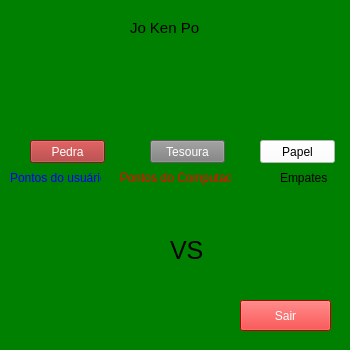
<?xml version="1.0" encoding="UTF-8"?>
<ui version="4.0">
 <class>Form</class>
 <widget class="QWidget" name="Form">
  <property name="geometry">
   <rect>
    <x>0</x>
    <y>0</y>
    <width>350</width>
    <height>350</height>
   </rect>
  </property>
  <property name="minimumSize">
   <size>
    <width>350</width>
    <height>350</height>
   </size>
  </property>
  <property name="maximumSize">
   <size>
    <width>350</width>
    <height>350</height>
   </size>
  </property>
  <property name="windowTitle">
   <string>Form</string>
  </property>
  <property name="styleSheet">
   <string notr="true">background-color: green;</string>
  </property>
  <widget class="QLabel" name="label">
   <property name="geometry">
    <rect>
     <x>130</x>
     <y>20</y>
     <width>71</width>
     <height>16</height>
    </rect>
   </property>
   <property name="styleSheet">
    <string notr="true">font-size: 15px;
background-color: transparent;</string>
   </property>
   <property name="text">
    <string>Jo Ken Po</string>
   </property>
  </widget>
  <widget class="QPushButton" name="pedra">
   <property name="geometry">
    <rect>
     <x>30</x>
     <y>140</y>
     <width>75</width>
     <height>23</height>
    </rect>
   </property>
   <property name="styleSheet">
    <string notr="true">Background-color: brown;
color: white;</string>
   </property>
   <property name="text">
    <string>Pedra</string>
   </property>
  </widget>
  <widget class="QPushButton" name="tesoura">
   <property name="geometry">
    <rect>
     <x>150</x>
     <y>140</y>
     <width>75</width>
     <height>23</height>
    </rect>
   </property>
   <property name="styleSheet">
    <string notr="true">Background-color: gray;
color: white;</string>
   </property>
   <property name="text">
    <string>Tesoura</string>
   </property>
  </widget>
  <widget class="QPushButton" name="papel">
   <property name="geometry">
    <rect>
     <x>260</x>
     <y>140</y>
     <width>75</width>
     <height>23</height>
    </rect>
   </property>
   <property name="styleSheet">
    <string notr="true">Background-color: white;</string>
   </property>
   <property name="text">
    <string>Papel</string>
   </property>
  </widget>
  <widget class="QLabel" name="pc">
   <property name="geometry">
    <rect>
     <x>230</x>
     <y>240</y>
     <width>111</width>
     <height>31</height>
    </rect>
   </property>
   <property name="styleSheet">
    <string notr="true">font-size:15px;
background-color: transparent;
</string>
   </property>
   <property name="text">
    <string/>
   </property>
  </widget>
  <widget class="QLabel" name="label_4">
   <property name="geometry">
    <rect>
     <x>40</x>
     <y>50</y>
     <width>71</width>
     <height>71</height>
    </rect>
   </property>
   <property name="styleSheet">
    <string notr="true">background-color: transparent;</string>
   </property>
   <property name="text">
    <string/>
   </property>
   <property name="pixmap">
    <pixmap>../img/pedra.png</pixmap>
   </property>
   <property name="scaledContents">
    <bool>true</bool>
   </property>
  </widget>
  <widget class="QLabel" name="user">
   <property name="geometry">
    <rect>
     <x>50</x>
     <y>240</y>
     <width>101</width>
     <height>31</height>
    </rect>
   </property>
   <property name="styleSheet">
    <string notr="true">font-size:15px;
background-color: transparent;
</string>
   </property>
   <property name="text">
    <string/>
   </property>
  </widget>
  <widget class="QLabel" name="winner">
   <property name="geometry">
    <rect>
     <x>100</x>
     <y>300</y>
     <width>131</width>
     <height>31</height>
    </rect>
   </property>
   <property name="styleSheet">
    <string notr="true">font-size:13px;
background-color: transparent;
</string>
   </property>
   <property name="text">
    <string/>
   </property>
  </widget>
  <widget class="QPushButton" name="sairjoken">
   <property name="geometry">
    <rect>
     <x>240</x>
     <y>300</y>
     <width>91</width>
     <height>31</height>
    </rect>
   </property>
   <property name="styleSheet">
    <string notr="true">background-color: red;
color: white;</string>
   </property>
   <property name="text">
    <string>Sair</string>
   </property>
  </widget>
  <widget class="QLabel" name="label_2">
   <property name="geometry">
    <rect>
     <x>120</x>
     <y>50</y>
     <width>111</width>
     <height>91</height>
    </rect>
   </property>
   <property name="styleSheet">
    <string notr="true">background-color: transparent;</string>
   </property>
   <property name="text">
    <string/>
   </property>
   <property name="pixmap">
    <pixmap>../img/Scissor-PNG-Clipart.png</pixmap>
   </property>
   <property name="scaledContents">
    <bool>true</bool>
   </property>
  </widget>
  <widget class="QLabel" name="label_3">
   <property name="geometry">
    <rect>
     <x>260</x>
     <y>70</y>
     <width>71</width>
     <height>51</height>
    </rect>
   </property>
   <property name="styleSheet">
    <string notr="true">background-color: transparent;</string>
   </property>
   <property name="text">
    <string/>
   </property>
   <property name="pixmap">
    <pixmap>../img/paper3.png</pixmap>
   </property>
   <property name="scaledContents">
    <bool>true</bool>
   </property>
  </widget>
  <widget class="QLabel" name="label_5">
   <property name="geometry">
    <rect>
     <x>170</x>
     <y>240</y>
     <width>51</width>
     <height>21</height>
    </rect>
   </property>
   <property name="styleSheet">
    <string notr="true">font-size:25px;
background-color: transparent;</string>
   </property>
   <property name="text">
    <string>VS</string>
   </property>
  </widget>
  <widget class="QLabel" name="userp">
   <property name="geometry">
    <rect>
     <x>30</x>
     <y>180</y>
     <width>47</width>
     <height>31</height>
    </rect>
   </property>
   <property name="styleSheet">
    <string notr="true">font-size:15px;
background-color: transparent;
color: blue;</string>
   </property>
   <property name="text">
    <string/>
   </property>
  </widget>
  <widget class="QLabel" name="pcp">
   <property name="geometry">
    <rect>
     <x>150</x>
     <y>190</y>
     <width>47</width>
     <height>31</height>
    </rect>
   </property>
   <property name="styleSheet">
    <string notr="true">font-size:15px;
background-color: transparent;
color: red;</string>
   </property>
   <property name="text">
    <string/>
   </property>
  </widget>
  <widget class="QLabel" name="emp">
   <property name="geometry">
    <rect>
     <x>280</x>
     <y>190</y>
     <width>47</width>
     <height>31</height>
    </rect>
   </property>
   <property name="styleSheet">
    <string notr="true">font-size:15px;
background-color: transparent;
</string>
   </property>
   <property name="text">
    <string/>
   </property>
  </widget>
  <widget class="QLabel" name="label_6">
   <property name="geometry">
    <rect>
     <x>10</x>
     <y>170</y>
     <width>91</width>
     <height>16</height>
    </rect>
   </property>
   <property name="styleSheet">
    <string notr="true">background-color: transparent;
color: blue;</string>
   </property>
   <property name="text">
    <string>Pontos do usuário</string>
   </property>
  </widget>
  <widget class="QLabel" name="label_7">
   <property name="geometry">
    <rect>
     <x>120</x>
     <y>170</y>
     <width>111</width>
     <height>16</height>
    </rect>
   </property>
   <property name="styleSheet">
    <string notr="true">background-color: transparent;
color: red;
</string>
   </property>
   <property name="text">
    <string>Pontos do Computador</string>
   </property>
  </widget>
  <widget class="QLabel" name="label_8">
   <property name="geometry">
    <rect>
     <x>280</x>
     <y>170</y>
     <width>51</width>
     <height>16</height>
    </rect>
   </property>
   <property name="styleSheet">
    <string notr="true">background-color: transparent;
</string>
   </property>
   <property name="text">
    <string>Empates</string>
   </property>
  </widget>
  <widget class="QLabel" name="label_9">
   <property name="geometry">
    <rect>
     <x>-10</x>
     <y>-10</y>
     <width>381</width>
     <height>381</height>
    </rect>
   </property>
   <property name="text">
    <string/>
   </property>
   <property name="pixmap">
    <pixmap>../img/download.png</pixmap>
   </property>
   <property name="scaledContents">
    <bool>true</bool>
   </property>
  </widget>
  <zorder>label_9</zorder>
  <zorder>label</zorder>
  <zorder>pedra</zorder>
  <zorder>tesoura</zorder>
  <zorder>papel</zorder>
  <zorder>pc</zorder>
  <zorder>label_4</zorder>
  <zorder>user</zorder>
  <zorder>winner</zorder>
  <zorder>sairjoken</zorder>
  <zorder>label_2</zorder>
  <zorder>label_3</zorder>
  <zorder>label_5</zorder>
  <zorder>userp</zorder>
  <zorder>pcp</zorder>
  <zorder>emp</zorder>
  <zorder>label_6</zorder>
  <zorder>label_7</zorder>
  <zorder>label_8</zorder>
 </widget>
 <resources/>
 <connections/>
</ui>
